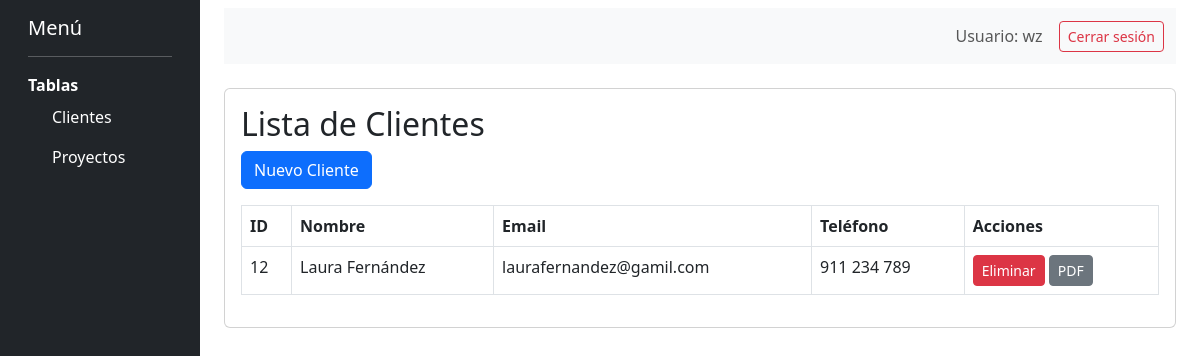
/Gestion/index.php?accion=cargarcliente (signed in), run on the app's committed database.
### tables this page shows
CREATE TABLE `cliente` (
  `idcliente` int(11) NOT NULL,
  `nombre` varchar(100) NOT NULL,
  `email` varchar(100) DEFAULT NULL,
  `telefono` varchar(20) DEFAULT NULL
);

### Gestion/controller/CCliente.php (called while the page is built, shortened)
<?php
require_once __DIR__ . '/../model/Cliente/clientemodel.php';
class CCliente
{
    public function cargarCli()
    {
        $clientes = clientemodel::obtenerTodos();
        include __DIR__ . '/../view/Clienteview/cargarCliente.php';
    }
}

### Gestion/model/Cliente/clientemodel.php (called while the page is built, shortened)
<?php
class clientemodel
{
    public static function obtenerTodos()
    {
        $db = DB::conection();
        $stmt = $db->query("select * from cliente");
        return $stmt->fetchAll();
    }
}

### Gestion/view/Clienteview/cargarCliente.php (the view, shortened to what this page needs)
<!DOCTYPE html>
<html lang="es">
<head>
    <link href="https://cdn.jsdelivr.net/npm/bootstrap@5.3.0/dist/css/bootstrap.min.css" rel="stylesheet">
</head>
<body>
    <div class="container-fluid">
        <div class="row">
            <nav class="col-md-2 d-md-block bg-dark text-white min-vh-100">
                <div class="p-3">
                    <h5 class="text-white">Menú</h5>
                    <hr class="text-white">
                    <div class="mb-2">
                        <strong>Tablas</strong>
                        <ul class="nav flex-column ms-2">
                            <li class="nav-item">
                                <a class="nav-link text-white" href="index.php?accion=cargarcliente">Clientes</a>
                            </li>
                            <li class="nav-item">
                                <a class="nav-link text-white" href="index.php?accion=proyectos">Proyectos</a>
                            </li>
                        </ul>
                    </div>
                </div>
            </nav>
            <main class="col-md-10 ms-sm-auto px-4">
                <nav class="navbar navbar-expand-lg navbar-light bg-light mt-2">
                    <div class="container-fluid justify-content-end">
                        <span class="navbar-text me-3">
                            Usuario: <?= $_SESSION['usuario']; ?>
                        </span>
                        <a href="../index.php?accion=logout" class="btn btn-outline-danger btn-sm">Cerrar sesión</a>
                    </div>
                </nav>
                <div class="mt-4">
                    <div class="card">
                        <div class="card-body">
                            <h2>Lista de Clientes</h2>
                            <a href="index.php?accion=crearcliente" class="btn btn-primary mb-3">Nuevo Cliente</a>
                            <table class="table table-bordered">
                                <thead>
                                    <tr>
                                        <th>ID</th>
                                        <th>Nombre</th>
                                        <th>Email</th>
                                        <th>Teléfono</th>
                                        <th>Acciones</th>
                                    </tr>
                                </thead>
                                <tbody>
                                    <?php
                                    foreach ($clientes as $c) {
                                    ?>
                                        <tr>
                                            <td><?= $c['idcliente'] ?></td>
                                            <td><?= $c['nombre'] ?></td>
                                            <td><?= $c['email'] ?></td>
                                            <td><?= $c['telefono'] ?></td>
                                            <td>
                                                <a href="index.php?accion=eliminarcliente&id=<?= $c['idcliente'] ?>" class="btn btn-danger btn-sm" onclick="return confirm('¿Eliminar este cliente?')">Eliminar</a>
                                                <a href="index.php?accion=generarPDFCliente&id=<?= $c['idcliente'] ?>" class="btn btn-secondary btn-sm">PDF</a>
                                            </td>
                                        </tr>
                                    <?php
                                    }
                                    ?>
                                </tbody>
                            </table>
                        </div>
                    </div>
                </div>
            </main>
        </div>
    </div>
</body>
</html>

### data on the page
cliente: idcliente "12", nombre "Laura Fernández", email "laurafernandez@gamil.com", telefono "911 234 789"

### other printed values
$_SESSION['usuario'] "wz"
